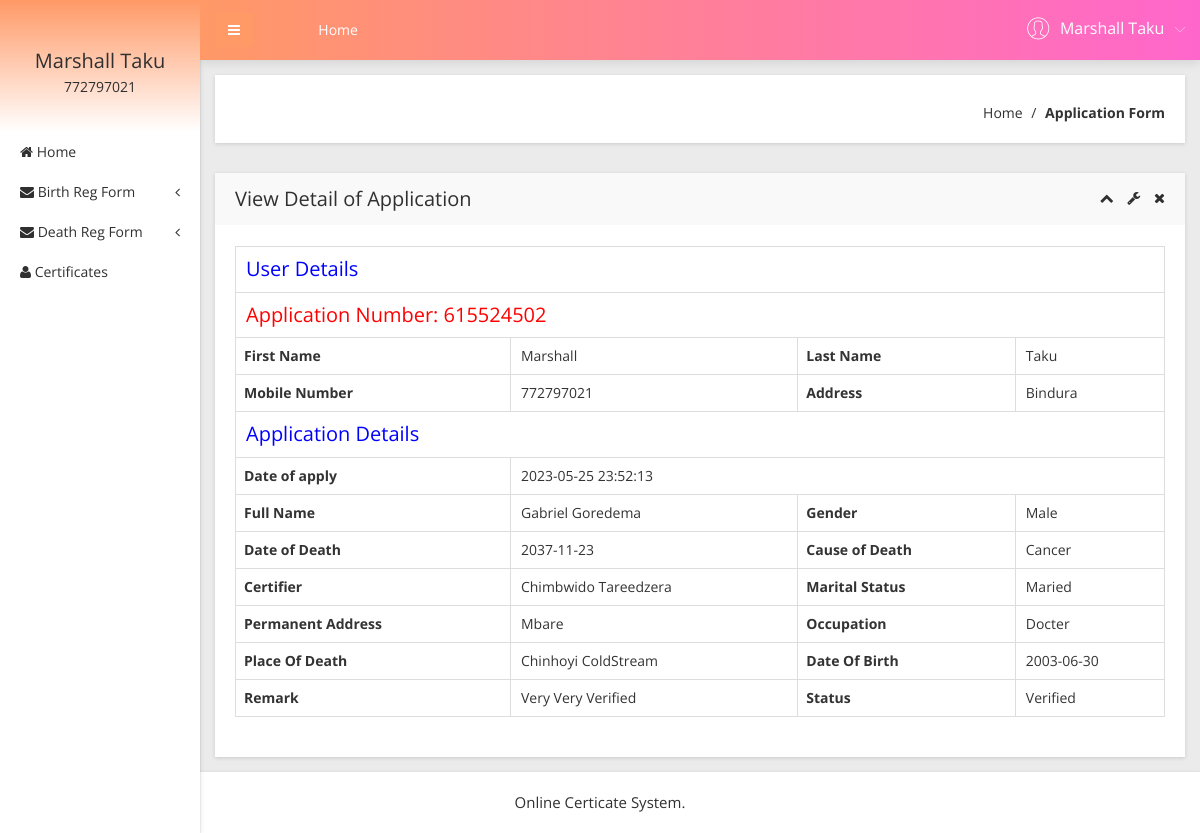
Screenshot of /obcs/user/view-death-application-detail.php?viewid=2 (signed in) with the database file from the repository.
### tables this page shows
CREATE TABLE `tbluser` (
  `ID` int(10) NOT NULL,
  `FirstName` varchar(200) DEFAULT NULL,
  `LastName` varchar(200) DEFAULT NULL,
  `MobileNumber` bigint(10) DEFAULT NULL,
  `Address` mediumtext,
  `Password` varchar(200) NOT NULL,
  `RegDate` timestamp NULL DEFAULT CURRENT_TIMESTAMP
);

CREATE TABLE `dthapplication` (
  `ID` int(11) NOT NULL,
  `UserID` int(11) NOT NULL,
  `ApplicationID` int(11) NOT NULL,
  `Gender` varchar(20) NOT NULL,
  `FullName` varchar(100) NOT NULL,
  `DateofBirth` varchar(100) NOT NULL,
  `MaritalStatus` varchar(100) NOT NULL,
  `Occupation` varchar(100) NOT NULL,
  `PermanentAdd` varchar(100) NOT NULL,
  `DateofDeath` varchar(100) NOT NULL,
  `PlaceofDeath` varchar(100) NOT NULL,
  `CauseOfDeath` varchar(100) NOT NULL,
  `Certifier` varchar(100) NOT NULL,
  `Dateofapply` timestamp NOT NULL DEFAULT CURRENT_TIMESTAMP,
  `Remark` varchar(100) DEFAULT NULL,
  `Status` varchar(100) DEFAULT NULL,
  `UpdationDate` timestamp NULL DEFAULT NULL
);

### obcs/user/view-death-application-detail.php (the view, shortened to what this page needs)
<?php
include('includes/dbconnection.php');
if (strlen($_SESSION['obcsuid']==0)) {
  header('location:logout.php');
  } else{
  ?>
<!doctype html>
<html class="no-js" lang="en">
<head>
    <link rel="stylesheet" href="css/bootstrap.min.css">
    <link rel="stylesheet" href="css/font-awesome.min.css">
    <link rel="stylesheet" href="css/adminpro-custon-icon.css">
    <link rel="stylesheet" href="css/meanmenu.min.css">
    <link rel="stylesheet" href="css/jquery.mCustomScrollbar.min.css">
    <link rel="stylesheet" href="css/animate.css">
    <link rel="stylesheet" href="css/data-table/bootstrap-table.css">
    <link rel="stylesheet" href="css/data-table/bootstrap-editable.css">
    <link rel="stylesheet" href="css/normalize.css">
    <link rel="stylesheet" href="css/c3.min.css">
    <link rel="stylesheet" href="style.css">
    <link rel="stylesheet" href="css/responsive.css">
</head>
<body class="materialdesign">
    <div class="wrapper-pro">
      <?php include_once('includes/sidebar.php');?>
        <?php include_once('includes/header.php');?>
            <div class="breadcome-area mg-b-30 small-dn">
                <div class="container-fluid">
                    <div class="row">
                        <div class="col-lg-12">
                            <div class="breadcome-list shadow-reset">
                                <div class="row">
                                    <div class="col-lg-12">
                                        <ul class="breadcome-menu">
                                            <li><a href="dashboard.php">Home</a> <span class="bread-slash">/</span>
                                            </li>
                                            <li><span class="bread-blod">Application Form</span>
                                            </li>
                                        </ul>
                                    </div>
                                </div>
                            </div>
                        </div>
                    </div>
                </div>
            </div>
            <div class="data-table-area mg-b-15">
                <div class="container-fluid">
                    <div class="row">
                        <div class="col-lg-12">
                            <div class="sparkline13-list shadow-reset">
                                <div class="sparkline13-hd">
                                    <div class="main-sparkline13-hd">
                                        <h1>View <span class="table-project-n">Detail of</span> Application</h1>
                                        <div class="sparkline13-outline-icon">
                                            <span class="sparkline13-collapse-link"><i class="fa fa-chevron-up"></i></span>
                                            <span><i class="fa fa-wrench"></i></span>
                                            <span class="sparkline13-collapse-close"><i class="fa fa-times"></i></span>
                                        </div>
                                    </div>
                                </div>
                                <div class="sparkline13-graph">
                                    <div class="datatable-dashv1-list custom-datatable-overright">
                                         <?php
                               $vid=$_GET['viewid'];
$sql="SELECT dthapplication.*,tbluser.FirstName,tbluser.LastName,tbluser.MobileNumber,tbluser.Address from  dthapplication join  tbluser on dthapplication.UserID=tbluser.ID where dthapplication.ID=:vid";
$query = $dbh -> prepare($sql);
$query-> bindParam(':vid', $vid, PDO::PARAM_STR);
$query->execute();
$results=$query->fetchAll(PDO::FETCH_OBJ);
if($query->rowCount() > 0)
{
foreach($results as $row)
{               ?>
                                <table border="1" class="table table-bordered">
 <tr align="center">
<td colspan="4" style="font-size:20px;color:blue">
 User Details</td></tr>
<tr align="center">
<td colspan="4" style="font-size:20px;color:red">
 Application Number:   <?php  echo $row->ApplicationID;?></td></tr>
    <tr>
    <th scope>First Name</th>
    <td><?php  echo $row->FirstName;?></td>
    <th scope>Last Name</th>
    <td><?php  echo $row->LastName;?></td>
  </tr>
  <tr>
    <th scope>Mobile Number</th>
    <td><?php  echo $row->MobileNumber;?></td>
    <th>Address</th>
    <td><?php  echo $row->Address;?></td>
  </tr>
<tr align="center">
<td colspan="4" style="font-size:20px;color:blue">
 Application Details</td></tr>
 <tr>
         <th scope>Date of apply</th>
    <td colspan="3"><?php  echo $row->Dateofapply;?></td>
 </tr>
 <tr>
    <th scope>Full Name</th>
    <td><?php  echo $row->FullName;?></td>
    <th scope>Gender</th>
    <td><?php  echo $row->Gender;?></td>
  </tr>
   <tr>
    <th scope>Date of Death</th>
    <td><?php  echo $row->DateofDeath;?></td>
    <th scope>Cause of Death</th>
    <td><?php  echo $row->CauseOfDeath;?></td>
  </tr>
  <tr>
    <th scope>Certifier</th>
    <td><?php  echo $row->Certifier;?></td>
       <th scope>Marital Status</th>
    <td><?php  echo $row->MaritalStatus;?></td>
  </tr>
   <tr>
<th scope>Permanent Address</th>
    <td><?php  echo $row->PermanentAdd;?></td>
    <th scope>Occupation</th>
    <td><?php  echo $row->Occupation;?></td>
  </tr>
   <tr>
        <th scope>Place Of Death</th>
    <td><?php  echo $row->PlaceofDeath;?></td>
    <th scope>Date Of Birth</th>
    <td><?php  echo $row->DateofBirth;?></td>
  </tr>
  <tr>
    <th scope>Remark</th>
    <?php if($row->Remark==""){ ?>
                     <td><?php echo "Your apllication still pending"; ?></td>
<?php } else { ?>                  <td><?php  echo htmlentities($row->Remark);?>
                  </td>
                  <?php } ?>
    <th scope>Status</th>
    <?php if($row->Status==""){ ?>
                     <td><?php echo "Pending"; ?></td>
<?php } else { ?>                  <td><?php  echo htmlentities($row->Status);?>
                  </td>
                  <?php } ?>
  </tr>
  <?php }}?>
</table>
                                    </div>
                                </div>
                            </div>
                        </div>
                    </div>
                </div>
            </div>
        </div>
    </div>
  <?php include_once('includes/footer.php');?>
</body>
</html><?php }  ?>

### obcs/user/includes/sidebar.php (shortened to what this page needs)
<?php
include('includes/dbconnection.php');
if (strlen($_SESSION['obcsuid']==0)) {
  header('location:logout.php');
  } else{
  ?>
  <div class="left-sidebar-pro">
            <nav id="sidebar">
                <div class="sidebar-header">
                     <?php
$uid=$_SESSION['obcsuid'];
$sql="SELECT FirstName,LastName,MobileNumber from  tbluser where ID=:uid";
$query = $dbh -> prepare($sql);
$query->bindParam(':uid',$uid,PDO::PARAM_STR);
$query->execute();
$results=$query->fetchAll(PDO::FETCH_OBJ);
$cnt=1;
if($query->rowCount() > 0)
{
foreach($results as $row)
{               ?>
                    <h3><?php  echo $row->FirstName;?>  <?php  echo $row->LastName;?></h3>
                    <p><?php  echo $row->MobileNumber;?></p><?php $cnt=$cnt+1;}} ?>
                </div>
                <div class="left-custom-menu-adp-wrap">
                    <ul class="nav navbar-nav left-sidebar-menu-pro">
                        <li class="nav-item">
                            <a href="dashboard.php" role="button" aria-expanded="false"><i class="fa big-icon fa-home"></i> <span class="mini-dn">Home</span> </a>
                        </li>
                        <li class="nav-item"><a href="#" data-toggle="dropdown" role="button" aria-expanded="false" class="nav-link dropdown-toggle"><i class="fa big-icon fa-envelope"></i> <span class="mini-dn">Birth Reg Form</span> <span class="indicator-right-menu mini-dn"><i class="fa indicator-mn fa-angle-left"></i></span></a>
                        </li>
                        <li class="nav-item"><a href="#" data-toggle="dropdown" role="button" aria-expanded="false" class="nav-link dropdown-toggle"><i class="fa big-icon fa-envelope"></i> <span class="mini-dn">Death Reg Form</span> <span class="indicator-right-menu mini-dn"><i class="fa indicator-mn fa-angle-left"></i></span></a>
                        </li>
                       <li class="nav-item">
                            <a href="certificates-list.php" role="button" aria-expanded="false"><i class="fa big-icon fa-user"></i> <span class="mini-dn">Certificates</span> </a>
                        </li>
                    </ul>
                </div>
            </nav>
        </div><?php }  ?>

### obcs/user/includes/header.php (shortened to what this page needs)
       <?php
include('includes/dbconnection.php');
if (strlen($_SESSION['obcsuid']==0)) {
  header('location:logout.php');
  } else{
  ?>
 <div class="content-inner-all">
            <div class="header-top-area">
                <div class="fixed-header-top">
                    <div class="container-fluid">
                        <div class="row">
                            <div class="col-lg-1 col-md-6 col-sm-6 col-xs-12">
                                <button type="button" id="sidebarCollapse" class="btn bar-button-pro header-drl-controller-btn btn-info navbar-btn">
                                    <i class="fa fa-bars"></i>
                                </button>
                            </div>
                            <div class="col-lg-6 col-md-1 col-sm-1 col-xs-12">
                                <div class="header-top-menu tabl-d-n">
                                    <ul class="nav navbar-nav mai-top-nav">
                                        <li class="nav-item"><a href="dashboard.php" class="nav-link">Home</a>
                                        </li>
                                    </ul>
                                </div>
                            </div>
                            <div class="col-lg-5 col-md-5 col-sm-6 col-xs-12">
                                <div class="header-right-info">
                                    <ul class="nav navbar-nav mai-top-nav header-right-menu">
                                <?php
$uid=$_SESSION['obcsuid'];
$sql="SELECT FirstName,LastName,MobileNumber from  tbluser where ID=:uid";
$query = $dbh -> prepare($sql);
$query->bindParam(':uid',$uid,PDO::PARAM_STR);
$query->execute();
$results=$query->fetchAll(PDO::FETCH_OBJ);
$cnt=1;
if($query->rowCount() > 0)
{
foreach($results as $row)
{               ?>
                                        <li class="nav-item">
                                            <a href="#" data-toggle="dropdown" role="button" aria-expanded="false" class="nav-link dropdown-toggle">
                                                <span class="adminpro-icon adminpro-user-rounded header-riht-inf"></span>
                                                <span class="admin-name"><?php  echo $row->FirstName;?>  <?php  echo $row->LastName;?> </span>
                                                <span class="author-project-icon adminpro-icon adminpro-down-arrow"></span><?php $cnt=$cnt+1;}} ?>
                                            </a>
                                        </li>
                                    </ul>
                                </div>
                            </div>
                        </div>
                    </div>
                </div>
            </div><?php }  ?>

### rows the page displays
tbluser: FirstName "Marshall", LastName "Taku", MobileNumber "772797021"
dthapplication: ApplicationID "615524502", UserID.FirstName "Marshall", UserID.LastName "Taku", UserID.MobileNumber "772797021", UserID.Address "Bindura", Dateofapply "2023-05-25 23:52:13", FullName "Gabriel Goredema", Gender "Male", DateofDeath "2037-11-23", CauseOfDeath "Cancer", Certifier "Chimbwido Tareedzera", MaritalStatus "Maried", PermanentAdd "Mbare", Occupation "Docter", PlaceofDeath "Chinhoyi ColdStream", DateofBirth "2003-06-30", Remark "Very Very Verified", Status "Verified"
